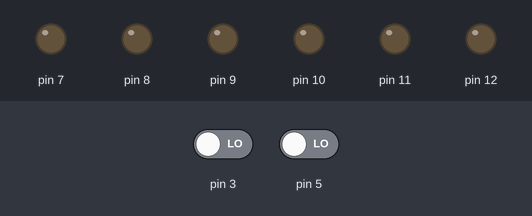
Recording of a sketch running on a simulated Arduino Nano, built with avr-gcc and run on an emulated ATmega328P. On the bench: output pins drawn as LEDs (lit = HIGH). Inputs (shaded band) come from the test bench; at power-on: pin 3 LOW, pin 5 LOW.

Above: at 1.2 s.
1.3 s: pin 3 driven HIGH
At 1.8 s:
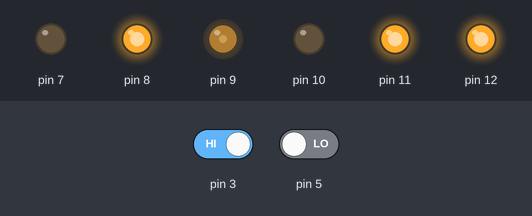
2.8 s: pin 5 driven HIGH
At 4.0 s:
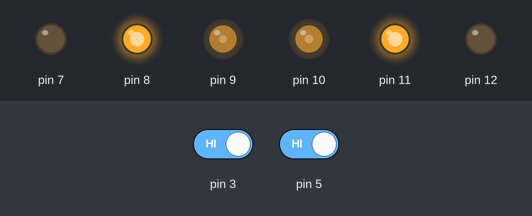
4.3 s: pin 3 driven LOW
At 5.3 s:
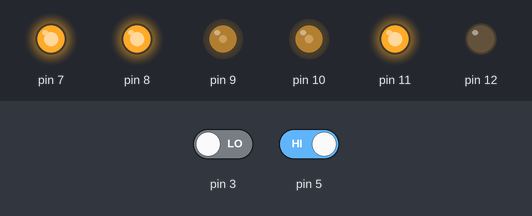
5.8 s: pin 3 driven HIGH and pin 5 driven LOW
At 6.4 s:
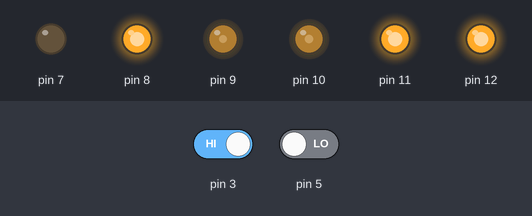
Timing chart, 0 to 8.3 s (numbered marks = the images above; inputs shaded):
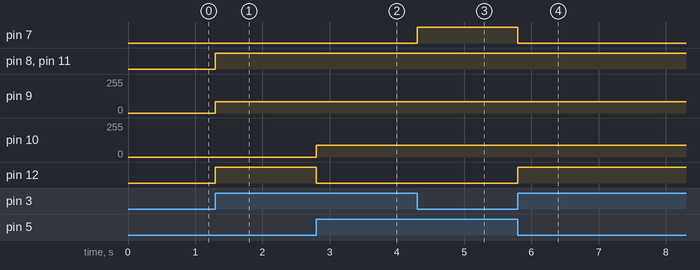

Measured:
- after the input at 1.3 s, pin 8, pin 11, pin 12: LOW → HIGH at once; pin 9: 0/255 → 85/255 at once
- after the input at 2.8 s, pin 10: 0/255 → 90/255 at once; pin 12: HIGH → LOW at once
- after the input at 4.3 s, pin 7: LOW → HIGH at once
- after the input at 5.8 s, pin 7: HIGH → LOW at once; pin 12: LOW → HIGH at once

The sketch:

foghete_2ollos.ino
```cpp
/*
   FOGHETE_2OLLOS
   José Manuel Mariño Mariño
   v0.0

   Programado para ser implementado en un Arduino Nano V3 o equivalente

   //ASIGNACION PINES SENSORES
   LEFT:     6
   MIDLEFT:  5  <<<< En la version 2ollos usamos estos dos.
   CENTER:   4
   MIDRIGHT: 3  <<<< En la version 2ollos usamos estos dos.
   RIGHT:    2
   //ASIGNACION PINES PARA DRIVER TB6612FNG
   AIN1: 7
   AIN2: 8
   APWM: 9
   BIN1: 12
   BIN2: 11
   BPWM: 10
 */

#include "foghete.h"
foghete Foghete(5, 3, 7, 8, 9, 12, 11, 10);

void setup()
{
  Foghete.Init();
}

void loop()
{
  //Pasamos como parametro las velocidades de ambos motores, por separado para poder compensar diferencias.
  Foghete.Go(85, 90);
}
```

TB6612FNG.cpp
```cpp
#include <Arduino.h> //Permite utilizar los comandos de Arduino
#include "TB6612FNG.h"

void TB6612FNG::Init()
{
  pinMode(IN1, OUTPUT);
  pinMode(IN2, OUTPUT);
  pinMode(Pwm, OUTPUT);
}

void TB6612FNG::Go(int spd)
{
  analogWrite(Pwm, spd);
  digitalWrite(IN1, LOW);
  digitalWrite(IN2, HIGH);
}

void TB6612FNG::Back(int spd)
{
  analogWrite(Pwm, spd);
  digitalWrite(IN1, HIGH);
  digitalWrite(IN2, LOW);
}

void TB6612FNG::Stop()
{
  digitalWrite(IN1, HIGH);
  digitalWrite(IN2, HIGH);
}
```

TB6612FNG.h
```cpp
class TB6612FNG
{
  private:
    int IN1;
    int IN2;
    int Pwm;

  public:
    TB6612FNG(int in1,int in2,int pwm) : IN1(in1), IN2(in2), Pwm(pwm) {}
    void Init();
    void Go(int spd);
    void Back(int spd);
    void Stop();
};
```

TCRT5000.cpp
```cpp
#include <Arduino.h>
#include "TCRT5000.h"

void D_TCRT5000::Init()
{
  pinMode(Pin, INPUT);
}

int D_TCRT5000::Read()
{
  return digitalRead(Pin);
}
```

TCRT5000.h
```cpp
class D_TCRT5000
{
  private:
    int Pin;

  public:
    D_TCRT5000(int pin) : Pin(pin) {}
      void Init();
      int Read();
};
```

foghete.cpp
```cpp
#include <Arduino.h> //Permite utilizar los comandos de Arduino
#include "foghete.h"

void foghete::Init()
{
  LSensor.Init();
  RSensor.Init();
  LMotor.Init();
  RMotor.Init();
}


void foghete::Go(int lspeed, int rspeed)
{
  int lsensor = LSensor.Read();
  int rsensor = RSensor.Read();

  if ( ( lsensor == 0 ) && ( rsensor == 0 ) )        //Si no detectamos linea...
    {
    //... quiere decir que tenemos la linea en el centro de los sensores,
    //o bien estamos completamente perdidos...
    //Lo mejor es no hacer nada, con lo que seguira activa la orden anterior que le hayamos dado a los motores.
    //Deberiamos quitar todo el if, pero lo dejamos por motivos didacticos.
    }
  else if ( ( lsensor == 0 ) && ( rsensor == 1 ) )   //Si detectamos linea en el sensor derecho...
    {
    //... debemos girar a la derecha para corregir la trayectoria.
    LMotor.Go(lspeed);
    RMotor.Stop();
    }
  else if ( ( lsensor == 1 ) && ( rsensor == 0 ) )   //Si detectamos linea en el sensor izquierdo...
    {
    //... debemos girar a la izquierda para corregir la trayectoria.
    LMotor.Stop();
    RMotor.Go(rspeed);
    }
  else if ( ( lsensor == 1 ) && ( rsensor == 1 ) )   //Si detectamos linea en los dos sensores...
    {
    //... podria ser que tengamos los sensores demasiado juntos,
    //o podria ser que hemos cruzado una linea justo por la perpendicular.
    //Ante la duda seguimos adelante.
    LMotor.Go(lspeed);
    RMotor.Go(rspeed);
    }
}
```

foghete.h
```cpp
#include "TB6612FNG.h"
#include "TCRT5000.h"

class foghete
{
private:
        D_TCRT5000 LSensor;
        D_TCRT5000 RSensor;
        TB6612FNG LMotor;
        TB6612FNG RMotor;

public:
	foghete(  int ls,
                  int rs,
                  int ain1,
                  int ain2,
                  int apwm,
                  int bin1,
                  int bin2,
                  int bpwm) : LSensor(ls), RSensor(rs), LMotor(ain1, ain2, apwm), RMotor(bin1, bin2, bpwm) {}

	void Init();
	void Go(int lspeed, int rspeed);
};
```
